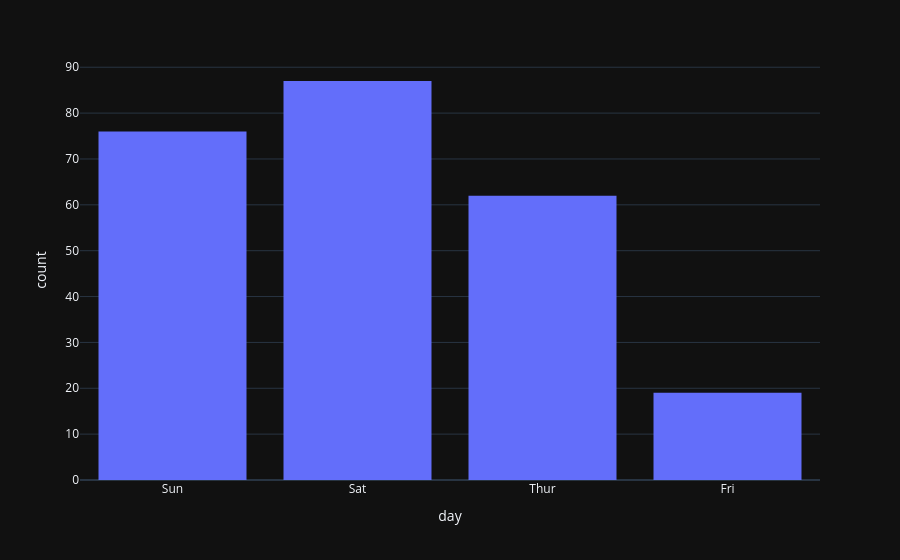

Notebook cell for this chart:
### Code cell
fig = px.histogram(df, x='day')

fig.update_layout(template='plotly_dark')

fig.show()

### Figure 1 — Plotly figure (JSON) as saved in the notebook; plotly's stock layout.template omitted (floating-point values rounded to 4 significant figures; data arrays with more than 128 entries replaced by an {"elided": "..."} marker saying what was removed)
{"data": [{"bingroup": "x", "hovertemplate": "day=%{x}<br>count=%{y}<extra></extra>", "legendgroup": "", "marker": {"color": "#636efa", "pattern": {"shape": ""}}, "name": "", "orientation": "v", "showlegend": false, "type": "histogram", "x": {"elided": "244 str values"}, "xaxis": "x", "yaxis": "y"}], "layout": {"barmode": "relative", "legend": {"tracegroupgap": 0}, "margin": {"t": 60}, "xaxis": {"anchor": "y", "domain": [0, 1], "title": {"text": "day"}}, "yaxis": {"anchor": "x", "domain": [0, 1], "title": {"text": "count"}}}}
